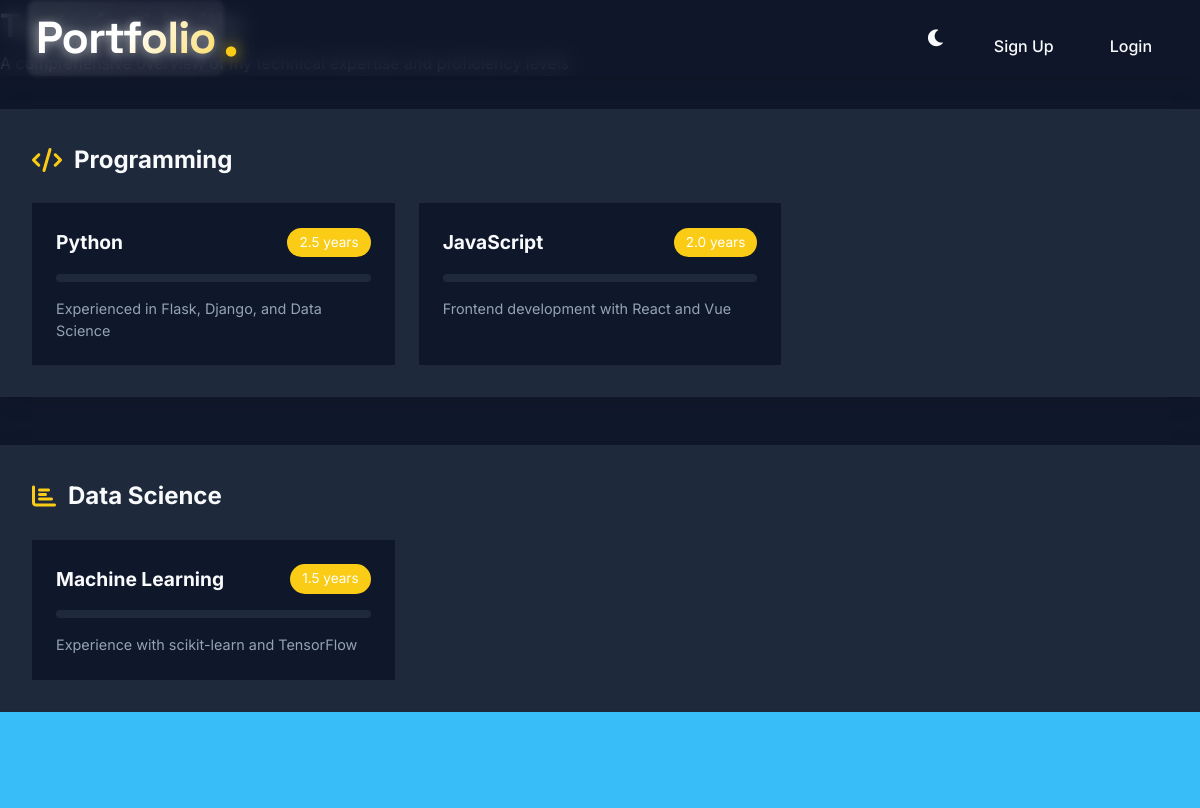
Page /skills on the earlier database version.
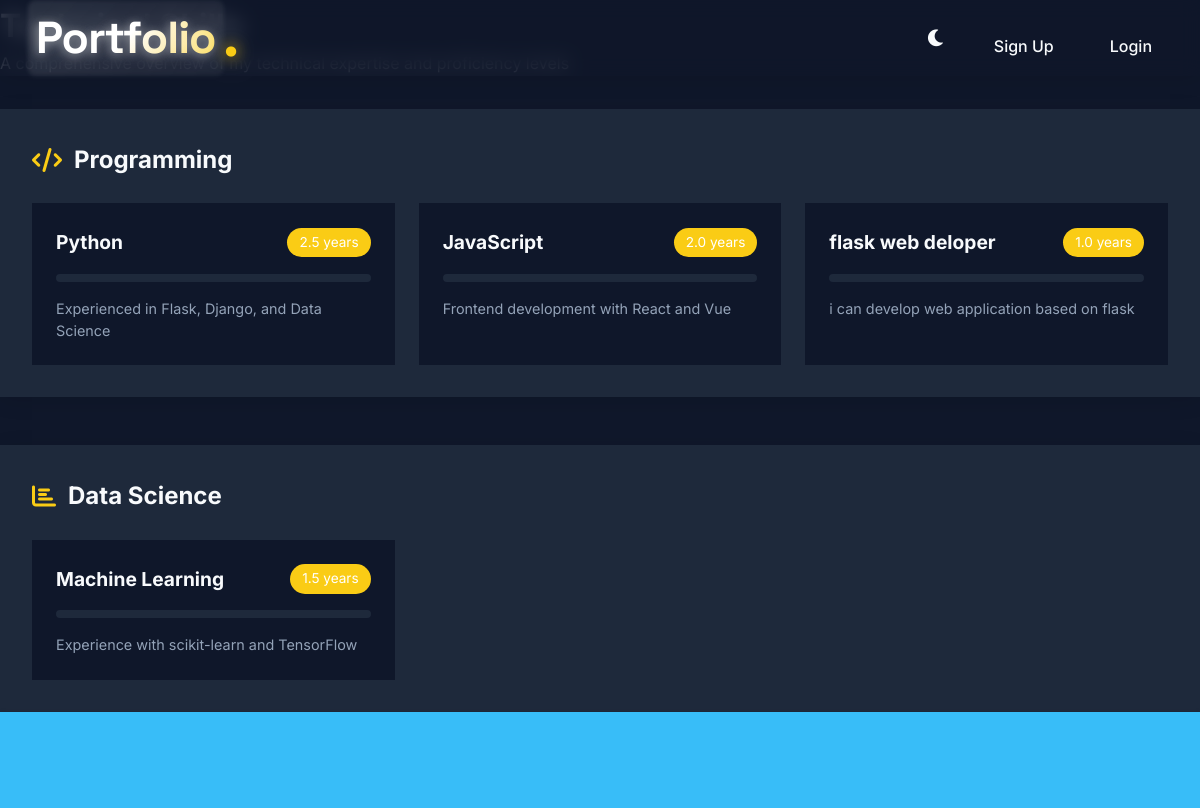
Same page on the later database version.
### app.py (models this page shows)
class Skill(db.Model):
    id = db.Column(db.Integer, primary_key=True)
    name = db.Column(db.String(50), nullable=False)
    proficiency = db.Column(db.Integer)
    category = db.Column(db.String(50))
    description = db.Column(db.Text)
    years_experience = db.Column(db.Float)
    last_used = db.Column(db.DateTime)
    student_id = db.Column(db.Integer, db.ForeignKey('student.id'), nullable=False)

### app.py (the view)
@app.route('/skills')
def skills():
    student = Student.query.first()
    if student is None:
        flash('No student record found.')
        return redirect(url_for('home'))
    category_icons = {
        'Programming': 'fa-code',
        'Web Development': 'fa-globe',
        'Database': 'fa-database',
        'DevOps': 'fa-server',
        'Mobile Development': 'fa-mobile-alt',
        'Data Science': 'fa-chart-bar',
        'Machine Learning': 'fa-brain',
        'Cloud Computing': 'fa-cloud',
        'UI/UX Design': 'fa-paint-brush',
        'Testing': 'fa-vial',
        'Security': 'fa-shield-alt',
        'Version Control': 'fa-code-branch',
        'Framework': 'fa-layer-group',
        'Tools': 'fa-tools',
        'Soft Skills': 'fa-users',
        'Languages': 'fa-language',
        'Other': 'fa-star'
    }
    skills_by_category = {}
    for skill in student.skills:
        if skill.category not in skills_by_category:
            skills_by_category[skill.category] = []
        skills_by_category[skill.category].append(skill)
    return render_template('skills.html',
                         skills_by_category=skills_by_category,
                         category_icons=category_icons)

### app.py (called while the page is built)
@app.before_request
def check_db_connection():
    try:
        with db.engine.connect() as connection:
            connection.execute(text("SELECT 1"))
            connection.commit()
    except Exception as e:
        print(f"Database connection error: {str(e)}")
        return "Database connection error. Please try again later.", 500

### templates/skills.html (shortened to what this page needs)
{% extends "base.html" %}
{% block content %}
<div class="skills-wrapper">
    <div class="skills-container">
        <header class="page-header">
            <div class="header-content">
                <h1 class="gradient-heading">Technical Skills</h1>
                <p class="header-subtitle">A comprehensive overview of my technical expertise and proficiency levels</p>
            </div>
        </header>
        <div class="skills-grid">
            {% for category, skills in skills_by_category.items() %}
            <div class="skill-category">
                <h2 class="category-title">
                    <i class="fas {{ category_icons[category] | default('fa-code') }}"></i>
                    {{ category }}
                </h2>
                <div class="skills-list">
                    {% for skill in skills %}
                    <div class="skill-card" data-aos="fade-up">
                        <div class="skill-header">
                            <h3 class="skill-name">{{ skill.name }}</h3>
                            <span class="experience-badge">{{ skill.years_experience }} years</span>
                        </div>
                        <div class="skill-content">
                            <div class="proficiency-bar">
                            </div>
                            {% if skill.description %}
                            <p class="skill-description">{{ skill.description }}</p>
                            {% endif %}
                        </div>
                    </div>
                    {% endfor %}
                </div>
            </div>
            {% endfor %}
        </div>
    </div>
</div>
{% endblock %}

Differences in the rows shown:
added Skill: name "flask web deloper", years_experience "1.0", description "i can develop web application based on flask", shown under "Programming"
